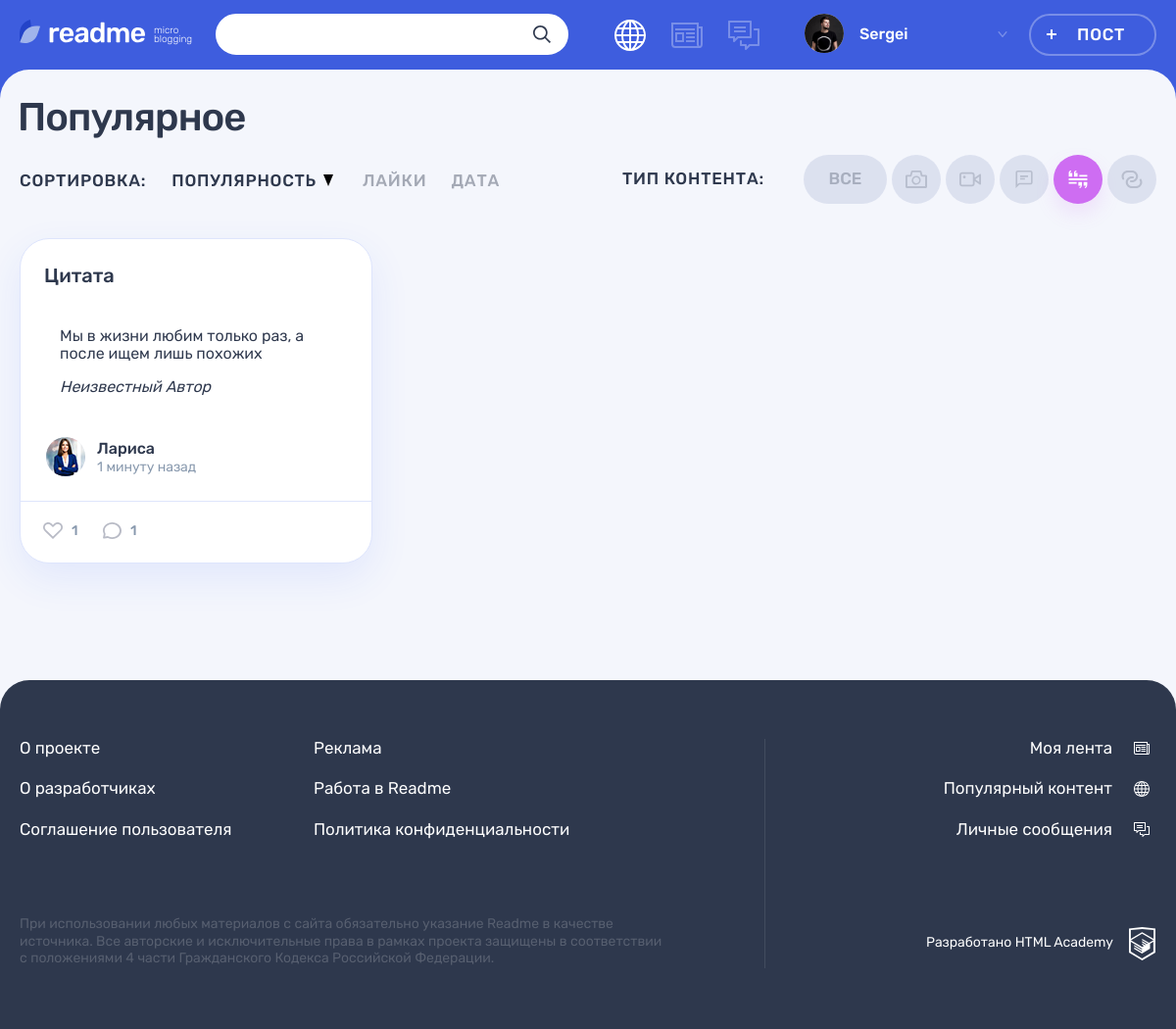
Screenshot of /?id=4 with the database file from the repository.
### tables this page shows
CREATE TABLE IF NOT EXISTS content_types
(
    id             INT PRIMARY KEY AUTO_INCREMENT,
    name   VARCHAR(64) NOT NULL,
    icon_class VARCHAR(64) NOT NULL
);

CREATE TABLE IF NOT EXISTS posts
(
    id              INT PRIMARY KEY AUTO_INCREMENT,
    created_at      DATETIME      NOT NULL,
    title           VARCHAR(2048) NOT NULL,
    content         TEXT          NOT NULL,
    quote_author    VARCHAR(255),
    image           VARCHAR(2048),
    video           VARCHAR(2048),
    link            VARCHAR(2048),
    views           INT,
    author_id       INT,
    content_type_id INT,
    FOREIGN KEY (author_id) REFERENCES users (id),
    FOREIGN KEY (content_type_id) REFERENCES content_types (id)
);

CREATE TABLE IF NOT EXISTS users
(
    id                INT PRIMARY KEY AUTO_INCREMENT,
    registration_date DATETIME     NOT NULL,
    email             VARCHAR(255) NOT NULL,
    login             VARCHAR(255) NOT NULL,
    password          BINARY(32)   NOT NULL,
    avatar            VARCHAR(2048)
);

### helpers.php (called while the page is built, shortened)
<?php
function get_noun_plural_form(int $number, string $one, string $two, string $many): string
{
    $number = (int)$number;
    $mod10 = $number % 10;
    $mod100 = $number % 100;
    switch (true) {
        case ($mod10 === 1):
            return $one;
    }
}
function include_template($name, array $data = [])
{
    $name = 'templates/' . $name;
    extract($data);
    require $name;
    $result = ob_get_clean();
    return $result;
}
function generate_random_date($index)
{
    $deltas = [['minutes' => 59], ['hours' => 23], ['days' => 6], ['weeks' => 4], ['months' => 11]];
    $dcnt = count($deltas);
    $delta = $deltas[$index];
    $timeval = rand(1, current($delta));
    $timename = key($delta);
    $ts = strtotime("$timeval $timename ago");
    $dt = date('Y-m-d H:i:s', $ts);
    return $dt;
}
function formatRelativeTime($amount, $one, $two, $many)
{
    $amount = round($amount);
    return $amount . ' ' . get_noun_plural_form($amount, $one, $two, $many) . ' назад';
}
function getTimeToShow($timestamp)
{
    $currentTimestamp = strtotime(date('d.m.Y.H:i:s'));
    $timeDifference = $currentTimestamp - $timestamp;
    switch (true) {
        case ($timeDifference < HOUR):
            return formatRelativeTime($timeDifference / MINUTE, 'минуту', 'минуты', 'минут');
    }
}

### db-data.php (called while the page is built, shortened)
<?php
function getDataFromDatabase($connection, $query)
{
    $rows = mysqli_query($connection, $query);
    return mysqli_fetch_all($rows, MYSQLI_ASSOC);
}
function getPosts($connection, $condition)
{
    $queryFragment = $condition ? "WHERE {$condition}" : "";
    return getDataFromDatabase($connection, "
        SELECT
            posts.*,
            users.login,
            users.avatar,
            content_types.name,
            content_types.icon_class,
            COUNT(likes.id) AS likes_amount,
            COUNT(comments.id) AS comments_amount
        FROM posts
        JOIN users ON posts.author_id = users.id
        JOIN content_types ON posts.content_type_id = content_types.id
        LEFT OUTER JOIN likes ON likes.post_id = posts.id
        JOIN comments ON posts.id = comments.post_id
        {$queryFragment}
        GROUP BY posts.id
        ORDER BY likes_amount DESC
        LIMIT 6
    ");
}
function getContentTypes($connection)
{
    return getDataFromDatabase($connection,"SELECT * FROM content_types");
}

### templates/main.php (the view, shortened to what this page needs)
<div class="container">
        <h1 class="page__title page__title--popular">Популярное</h1>
    </div>
    <div class="popular container">
        <div class="popular__filters-wrapper">
            <div class="popular__sorting sorting">
                <b class="popular__sorting-caption sorting__caption">Сортировка:</b>
                <ul class="popular__sorting-list sorting__list">
                    <li class="sorting__item sorting__item--popular">
                        <a class="sorting__link sorting__link--active" href="#">
                            <span>Популярность</span>
                            <svg class="sorting__icon" width="10" height="12">
                                <use xlink:href="#icon-sort"></use>
                            </svg>
                        </a>
                    </li>
                    <li class="sorting__item">
                        <a class="sorting__link" href="#">
                            <span>Лайки</span>
                        </a>
                    </li>
                    <li class="sorting__item">
                        <a class="sorting__link" href="#">
                            <span>Дата</span>
                        </a>
                    </li>
                </ul>
            </div>
            <div class="popular__filters filters">
                <b class="popular__filters-caption filters__caption">Тип контента:</b>
                <ul class="popular__filters-list filters__list">
                    <li class="popular__filters-item popular__filters-item--all filters__item filters__item--all">
                        <a class="filters__button filters__button--ellipse filters__button--all <?php echo $_GET['id'] ? '' : 'filters__button--active' ?>" href="/">
                            <span>Все</span>
                        </a>
                    </li>
                    <?php foreach ($contentTypes as $contentType): ?>
                    <li class="popular__filters-item filters__item">
                        <a class="filters__button filters__button--<?= $contentType['icon_class'] ?> button <?php echo $_GET['id'] === $contentType['id'] ? 'filters__button--active' : ''; ?>" href="/?id=<?= $contentType['id'] ?>">
                            <svg class="filters__icon" width="22" height="18">
                                <use xlink:href="#icon-filter-<?= $contentType['icon_class'] ?>"></use>
                            </svg>
                        </a>
                    </li>
                    <?php endforeach ?>
                </ul>
            </div>
        </div>
        <div class="popular__posts">
          <?php foreach ($posts as $postIndex => $post): ?>
          <article class="popular__post post">
              <header class="post__header">
                <h2><a href="post.php?id=<?= $post['id'] ?>"><?= $post['title'] ?></a></h2>
              </header>
                <div class="post__main">
                  <?php if ($post['icon_class'] === 'quote'): ?>
                    <blockquote>
                      <p><?= $post['content'] ?></p>
                      <cite>Неизвестный Автор</cite>
                    </blockquote>
                  <?php elseif ($post['icon_class'] === 'text'): ?>
                    <?= trimMessage($post['content']); ?>
                  <?php elseif ($post['icon_class'] === 'photo'): ?>
                    <div class="post-photo__image-wrapper">
                      <img src="img/<?= $post['image'] ?>" alt="Фото от пользователя" width="360" height="240">
                    </div>
                  <?php endif ?>
                </div>
              <footer class="post__footer">
                  <div class="post__author">
                      <a class="post__author-link" href="#" title="Автор">
                          <div class="post__avatar-wrapper">
                              <img class="post__author-avatar" src="img/<?= $post['avatar'] ?>" alt="Аватар пользователя">
                          </div>
                          <div class="post__info">
                              <b class="post__author-name"><?= $post['login'] ?></b>
                              <?php
                                  $postTime = generate_random_date($postIndex);
                                  $postTimestamp = strtotime($postTime);
                              ?>
                              <time class="post__time" datetime="<?= $postTime ?>" title="<?= date('d-m-Y H:i', $postTimestamp) ?>"><?= getTimeToShow($postTimestamp) ?></time>
                          </div>
                      </a>
                  </div>
                  <div class="post__indicators">
                      <div class="post__buttons">
                          <a class="post__indicator post__indicator--likes button" href="#" title="Лайк">
                              <svg class="post__indicator-icon" width="20" height="17">
                                  <use xlink:href="#icon-heart"></use>
                              </svg>
                              <span><?= $post['likes_amount'] ?></span>
                          </a>
                          <a class="post__indicator post__indicator--comments button" href="#" title="Комментарии">
                              <svg class="post__indicator-icon" width="19" height="17">
                                  <use xlink:href="#icon-comment"></use>
                              </svg>
                              <span><?= $post['comments_amount'] ?></span>
                          </a>
                      </div>
                  </div>
              </footer>
          </article>
          <?php endforeach; ?>
        </div>
    </div>

### rows the page displays
posts: title "Цитата", content "Мы в жизни любим только раз, а после ищем лишь похожих", author.avatar (picture), author.login "Лариса", postTimestamp "1 минуту назад", likes_amount "1", comments_amount "1"

### other values shown
$user_name "Sergei"
